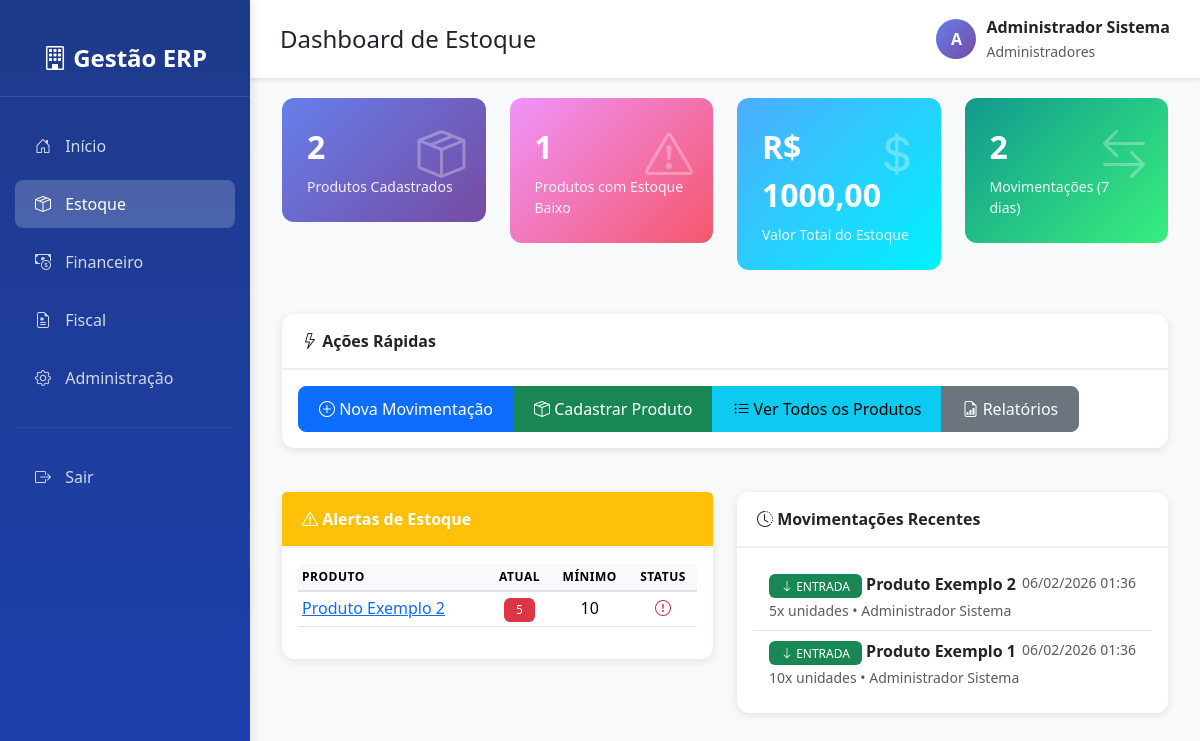
Screenshot of /estoque/ (signed in) with the database file from the repository.
### estoque/models.py (models this page shows, shortened)
class Produto(models.Model):
    nome = models.CharField(
        max_length=200,
        verbose_name="Nome do Produto",
        help_text="Nome completo do produto"
    )
    descricao = models.TextField(
        blank=True,
        null=True,
        verbose_name="Descrição",
        help_text="Descrição detalhada do produto (opcional)"
    )
    preco_custo = models.DecimalField(
        max_digits=10,
        decimal_places=2,
        validators=[MinValueValidator(Decimal('0.01'))],
        verbose_name="Preço de Custo",
        help_text="Valor pago pelo produto (custo de aquisição)"
    )
    preco_venda = models.DecimalField(
        max_digits=10,
        decimal_places=2,
        validators=[MinValueValidator(Decimal('0.01'))],
        verbose_name="Preço de Venda",
        help_text="Valor de venda do produto ao cliente"
    )
    estoque_atual = models.IntegerField(
        default=0,
        validators=[MinValueValidator(0)],
        verbose_name="Estoque Atual",
        help_text="Quantidade disponível em estoque"
    )
    estoque_minimo = models.IntegerField(
        default=10,
        validators=[MinValueValidator(0)],
        verbose_name="Estoque Mínimo",
        help_text="Quantidade mínima para alerta de reposição"
    )
    ativo = models.BooleanField(
        default=True,
        verbose_name="Produto Ativo",
        help_text="Indica se o produto está disponível para movimentação"
    )
    usuario_criacao = models.ForeignKey(
        User,
        on_delete=models.PROTECT,
        related_name='produtos_criados',
        default=1,
        verbose_name="Criado por",
        help_text="Usuário que cadastrou o produto"
    )
    data_criacao = models.DateTimeField(
        auto_now_add=True,
        verbose_name="Data de Criação"
    )
    usuario_modificacao = models.ForeignKey(
        User,
        on_delete=models.PROTECT,
        related_name='produtos_modificados',
        null=True,
        blank=True,
        verbose_name="Modificado por",
        help_text="Último usuário que modificou o produto"
    )
    data_modificacao = models.DateTimeField(
        auto_now=True,
        verbose_name="Data de Modificação"
    )
    class Meta:
        verbose_name = "Produto"
        verbose_name_plural = "Produtos"
        ordering = ['nome']  # Ordenar alfabeticamente por nome
    def valor_total_estoque(self):
        return self.preco_custo * self.estoque_atual

class MovimentacaoEstoque(models.Model):
    TIPO_MOVIMENTACAO = (
        ('ENTRADA', 'Entrada'),  # Compra, devolução de cliente, etc.
        ('SAIDA', 'Saída'),      # Venda, perda, devolução ao fornecedor, etc.
    )
    produto = models.ForeignKey(
        Produto,
        on_delete=models.PROTECT,  # Não permite deletar produto com movimentações
        related_name='movimentacoes',
        verbose_name="Produto"
    )
    tipo = models.CharField(
        max_length=7,
        choices=TIPO_MOVIMENTACAO,
        verbose_name="Tipo de Movimentação"
    )
    quantidade = models.IntegerField(
        validators=[MinValueValidator(1)],
        verbose_name="Quantidade",
        help_text="Quantidade de itens movimentados"
    )
    valor_unitario = models.DecimalField(
        max_digits=10,
        decimal_places=2,
        validators=[MinValueValidator(Decimal('0.01'))],
        verbose_name="Valor Unitário",
        help_text="Valor unitário do produto nesta movimentação"
    )
    observacao = models.TextField(
        blank=True,
        null=True,
        verbose_name="Observação",
        help_text="Informações adicionais sobre a movimentação"
    )
    usuario = models.ForeignKey(
        User,
        on_delete=models.PROTECT,
        related_name='movimentacoes_estoque',
        default=1,
        verbose_name="Responsável",
        help_text="Usuário que realizou a movimentação"
    )
    data_movimentacao = models.DateTimeField(
        auto_now_add=True,
        verbose_name="Data da Movimentação"
    )
    class Meta:
        verbose_name = "Movimentação de Estoque"
        verbose_name_plural = "Movimentações de Estoque"
        ordering = ['-data_movimentacao']  # Mais recentes primeiro

### estoque/views.py (the view)
# urls.py: path('', views.dashboard_estoque, name='dashboard'),
@login_required
def dashboard_estoque(request):
    produtos = Produto.objects.filter(ativo=True)
    total_produtos = produtos.count()
    produtos_estoque_baixo = produtos.filter(
        estoque_atual__lt=models.F('estoque_minimo')
    ).count()
    valor_total_estoque = sum(
        produto.valor_total_estoque() for produto in produtos
    )
    data_limite = datetime.now() - timedelta(days=7)
    movimentacoes_recentes = MovimentacaoEstoque.objects.filter(
        data_movimentacao__gte=data_limite
    ).select_related('produto', 'usuario')[:10]
    produtos_alerta = produtos.filter(
        estoque_atual__lt=models.F('estoque_minimo')
    ).order_by('estoque_atual')[:5]
    context = {
        'total_produtos': total_produtos,
        'produtos_estoque_baixo': produtos_estoque_baixo,
        'valor_total_estoque': valor_total_estoque,
        'movimentacoes_recentes': movimentacoes_recentes,
        'produtos_alerta': produtos_alerta,
    }
    return render(request, 'estoque/dashboard.html', context)

### templates/estoque/dashboard.html (shortened to what this page needs)
{% extends 'base.html' %}
{% block page_title %}Dashboard de Estoque{% endblock %}
{% block content %}
<div class="container-fluid">
    <div class="row mb-4">
        <div class="col-md-6 col-lg-3">
            <div class="stat-card primary position-relative">
                <i class="bi bi-box-seam stat-icon"></i>
                <div class="stat-value">{{ total_produtos }}</div>
                <div class="stat-label">Produtos Cadastrados</div>
            </div>
        </div>
        <div class="col-md-6 col-lg-3">
            <div class="stat-card {% if produtos_estoque_baixo > 0 %}warning{% else %}success{% endif %} position-relative">
                <i class="bi bi-exclamation-triangle stat-icon"></i>
                <div class="stat-value">{{ produtos_estoque_baixo }}</div>
                <div class="stat-label">Produtos com Estoque Baixo</div>
            </div>
        </div>
        <div class="col-md-6 col-lg-3">
            <div class="stat-card info position-relative">
                <i class="bi bi-currency-dollar stat-icon"></i>
                <div class="stat-value">R$ {{ valor_total_estoque|floatformat:2 }}</div>
                <div class="stat-label">Valor Total do Estoque</div>
            </div>
        </div>
        <div class="col-md-6 col-lg-3">
            <div class="stat-card success position-relative">
                <i class="bi bi-arrow-left-right stat-icon"></i>
                <div class="stat-value">{{ movimentacoes_recentes|length }}</div>
                <div class="stat-label">Movimentações (7 dias)</div>
            </div>
        </div>
    </div>
    <div class="row mb-4">
        <div class="col-12">
            <div class="card">
                <div class="card-header">
                    <i class="bi bi-lightning"></i> Ações Rápidas
                </div>
                <div class="card-body">
                    <div class="btn-group" role="group">
                        {% if perms.estoque.add_movimentacaoestoque %}
                        <a href="{% url 'estoque:registrar_movimentacao' %}" class="btn btn-primary">
                            <i class="bi bi-plus-circle"></i> Nova Movimentação
                        </a>
                        {% endif %}
                        {% if perms.estoque.add_produto %}
                        <a href="{% url 'estoque:cadastrar_produto' %}" class="btn btn-success">
                            <i class="bi bi-box-seam"></i> Cadastrar Produto
                        </a>
                        {% endif %}
                        <a href="{% url 'estoque:lista_produtos' %}" class="btn btn-info">
                            <i class="bi bi-list-ul"></i> Ver Todos os Produtos
                        </a>
                        {% if perms.estoque.view_produto %}
                        <a href="{% url 'estoque:relatorio' %}" class="btn btn-secondary">
                            <i class="bi bi-file-earmark-bar-graph"></i> Relatórios
                        </a>
                        {% endif %}
                    </div>
                </div>
            </div>
        </div>
    </div>
    <div class="row">
        <div class="col-lg-6 mb-4">
            <div class="card">
                <div class="card-header bg-warning text-white">
                    <i class="bi bi-exclamation-triangle"></i> Alertas de Estoque
                </div>
                <div class="card-body">
                    {% if produtos_alerta %}
                    <div class="table-responsive">
                        <table class="table table-sm">
                            <thead>
                                <tr>
                                    <th>Produto</th>
                                    <th class="text-center">Atual</th>
                                    <th class="text-center">Mínimo</th>
                                    <th class="text-center">Status</th>
                                </tr>
                            </thead>
                            <tbody>
                                {% for produto in produtos_alerta %}
                                <tr>
                                    <td>
                                        <a href="{% url 'estoque:detalhes_produto' produto.id %}">
                                            {{ produto.nome }}
                                        </a>
                                    </td>
                                    <td class="text-center">
                                        <span class="badge bg-danger">{{ produto.estoque_atual }}</span>
                                    </td>
                                    <td class="text-center">{{ produto.estoque_minimo }}</td>
                                    <td class="text-center">
                                        <i class="bi bi-exclamation-circle text-danger"></i>
                                    </td>
                                </tr>
                                {% endfor %}
                            </tbody>
                        </table>
                    </div>
                    {% else %}
                    <div class="text-center text-muted py-4">
                        <i class="bi bi-check-circle fs-1"></i>
                        <p class="mb-0">Nenhum produto com estoque baixo</p>
                    </div>
                    {% endif %}
                </div>
            </div>
        </div>
        <div class="col-lg-6 mb-4">
            <div class="card">
                <div class="card-header">
                    <i class="bi bi-clock-history"></i> Movimentações Recentes
                </div>
                <div class="card-body">
                    {% if movimentacoes_recentes %}
                    <div class="list-group list-group-flush">
                        {% for mov in movimentacoes_recentes %}
                        <div class="list-group-item">
                            <div class="d-flex justify-content-between align-items-start">
                                <div>
                                    <span class="badge {% if mov.tipo == 'ENTRADA' %}bg-success{% else %}bg-danger{% endif %}">
                                        {% if mov.tipo == 'ENTRADA' %}
                                        <i class="bi bi-arrow-down"></i> ENTRADA
                                        {% else %}
                                        <i class="bi bi-arrow-up"></i> SAÍDA
                                        {% endif %}
                                    </span>
                                    <strong>{{ mov.produto.nome }}</strong>
                                    <br>
                                    <small class="text-muted">
                                        {{ mov.quantidade }}x unidades •
                                        {{ mov.usuario.get_full_name|default:mov.usuario.username }}
                                    </small>
                                </div>
                                <small class="text-muted">
                                    {{ mov.data_movimentacao|date:"d/m/Y H:i" }}
                                </small>
                            </div>
                        </div>
                        {% endfor %}
                    </div>
                    {% else %}
                    <div class="text-center text-muted py-4">
                        <i class="bi bi-inbox fs-1"></i>
                        <p class="mb-0">Nenhuma movimentação recente</p>
                    </div>
                    {% endif %}
                </div>
            </div>
        </div>
    </div>
</div>
{% endblock %}

### templates/base.html (shortened to what this page needs)
{% load static %}
<!DOCTYPE html>
<html lang="pt-br">
<head>
    <link href="https://cdn.jsdelivr.net/npm/bootstrap@5.3.3/dist/css/bootstrap.min.css" rel="stylesheet">
    <link rel="stylesheet" href="https://cdn.jsdelivr.net/npm/bootstrap-icons@1.11.3/font/bootstrap-icons.min.css">
</head>
<body>
    <div class="sidebar" id="sidebar">
        <div class="logo">
            <i class="bi bi-building"></i> Gestão ERP
        </div>
        <nav class="nav flex-column">
            <a class="nav-link {% if request.resolver_match.url_name == 'index' %}active{% endif %}" href="{% url 'index' %}">
                <i class="bi bi-house-door"></i> Início
            </a>
            {% if perms.estoque.view_produto %}
            <a class="nav-link {% if 'estoque' in request.path %}active{% endif %}" href="{% url 'estoque:dashboard' %}">
                <i class="bi bi-box-seam"></i> Estoque
            </a>
            {% endif %}
            {% if perms.financeiro.view_receita %}
            <a class="nav-link {% if 'financeiro' in request.path %}active{% endif %}" href="{% url 'financeiro:dashboard' %}">
                <i class="bi bi-cash-coin"></i> Financeiro
            </a>
            {% endif %}
            <a class="nav-link {% if 'fiscal' in request.path %}active{% endif %}" href="{% url 'fiscal:dashboard' %}">
                <i class="bi bi-file-earmark-medical"></i> Fiscal
            </a>
            {% if user.is_staff %}
            <a class="nav-link" href="{% url 'admin:index' %}" target="_blank">
                <i class="bi bi-gear"></i> Administração
            </a>
            {% endif %}
            <hr style="border-color: rgba(255,255,255,0.2); margin: 20px 15px;">
            <a class="nav-link" href="{% url 'logout' %}">
                <i class="bi bi-box-arrow-right"></i> Sair
            </a>
        </nav>
    </div>
    <div class="main-content">
        <div class="top-bar">
            <div>
                <h4 class="mb-0 d-none d-md-inline">{% block page_title %}Dashboard{% endblock %}</h4>
            </div>
            <div class="user-info">
                <div class="user-avatar">
                    {{ user.first_name.0|default:user.username.0|upper }}
                </div>
                <div>
                    <div style="font-weight: 600;">{{ user.get_full_name|default:user.username }}</div>
                    <small class="text-muted">
                        {% if user.groups.all %}
                            {{ user.groups.first.name }}
                        {% else %}
                            Usuário
                        {% endif %}
                    </small>
                </div>
            </div>
        </div>
        {% block content %}
        {% endblock %}
    </div>
</body>
</html>

### rows the page displays
Produto: nome "Produto Exemplo 2", estoque_atual "5", estoque_minimo "10"
MovimentacaoEstoque: tipo "ENTRADA" (drawn), produto.nome "Produto Exemplo 2", quantidade "5", usuario.get_full_name "Administrador Sistema", data_movimentacao "06/02/2026 01:36"
MovimentacaoEstoque: tipo "ENTRADA" (drawn), produto.nome "Produto Exemplo 1", quantidade "10", usuario.get_full_name "Administrador Sistema", data_movimentacao "06/02/2026 01:36"

### other values shown
{{ user.first_name.0|default:user.username.0|upper }} "A"
{{ user.get_full_name|default:user.username }} "Administrador Sistema"
{{ user.groups.first.name }} "Administradores"
{{ total_produtos }} "2"
{{ produtos_estoque_baixo }} "1"
{{ valor_total_estoque|floatformat:2 }} "1000,00"
{{ movimentacoes_recentes|length }} "2"
